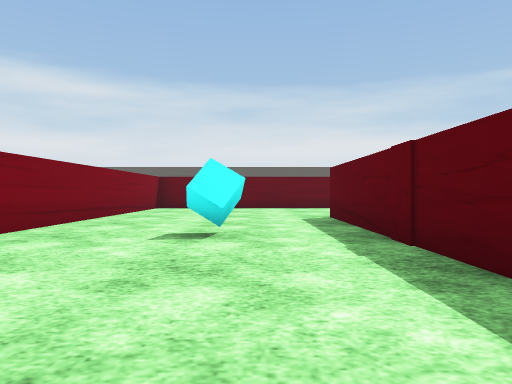
View 1 (above)

16 first-person views from a walk through a Unity game level. The camera is 0.51 m above the floor, looks level and sees 70° across. The floor is counted in squares, 1 m on a side. Each view is taken from the middle of a square. On the plan, view 1 faces up. The plan holds only what a view shows up to about 9 squares ahead; the rest is blank. The place goes on beyond the plan. The player character is not drawn. Some surface patterns are stand-ins.

View 2
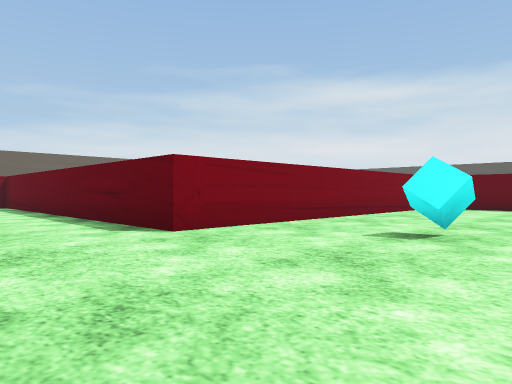

View 3
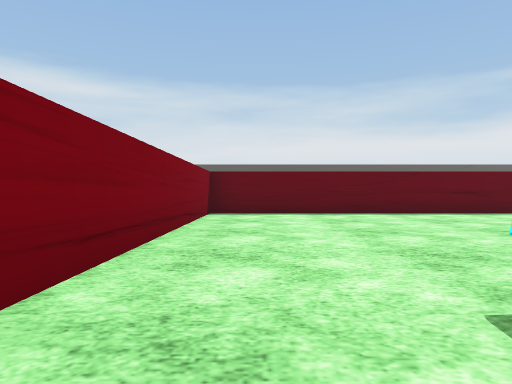

View 4
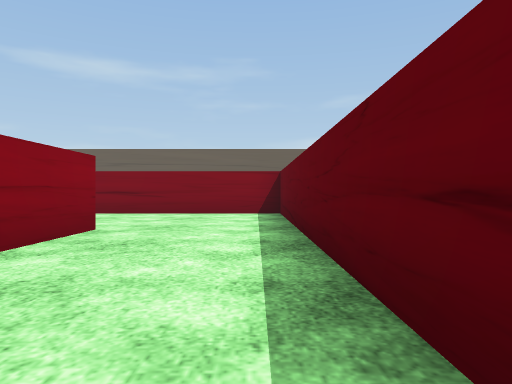

View 5
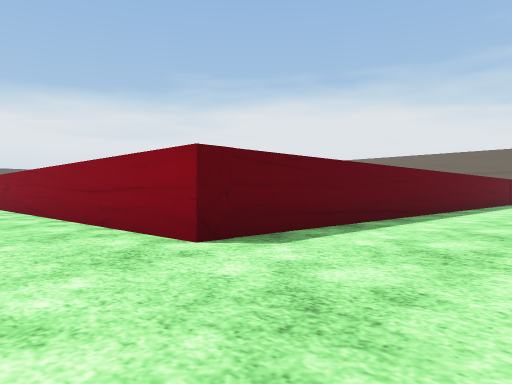

View 6
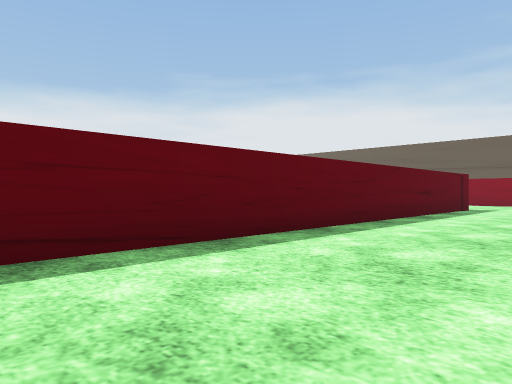

View 7
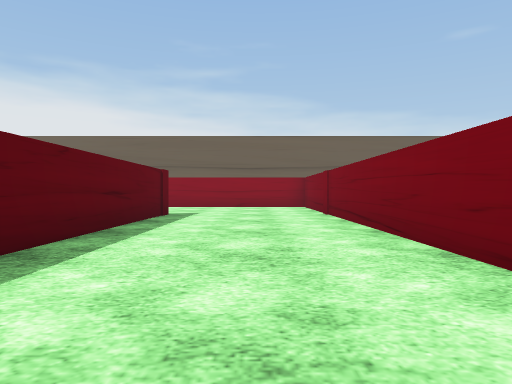

View 8
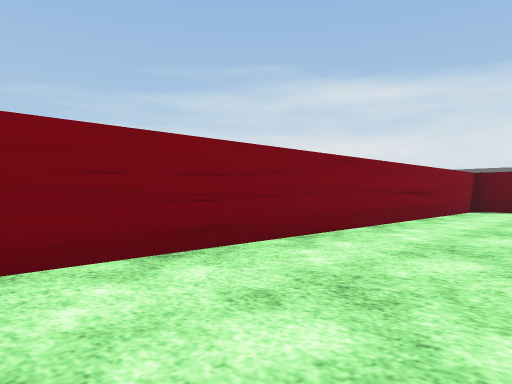

View 9
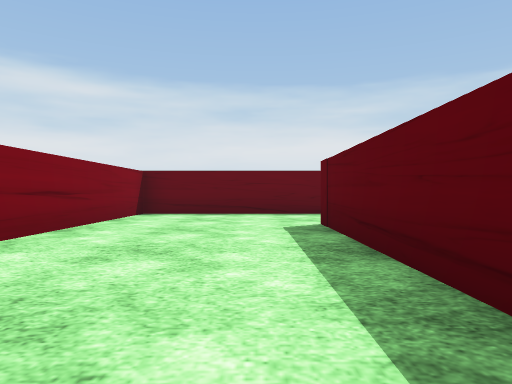

View 10
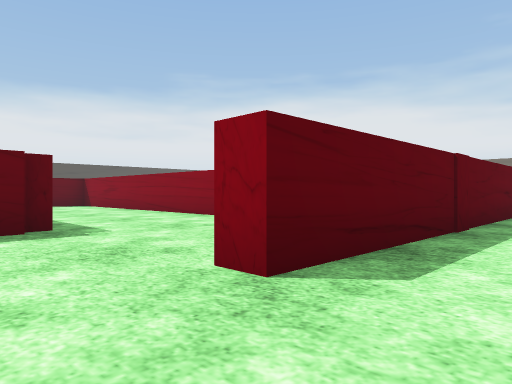

View 11
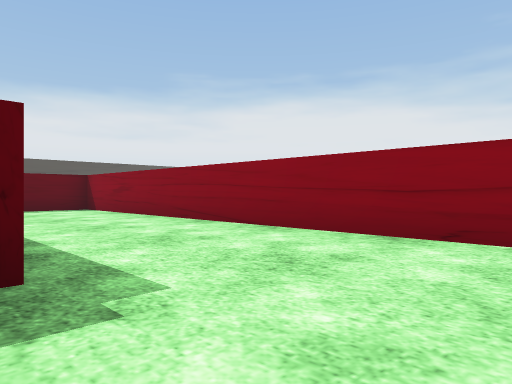

View 12
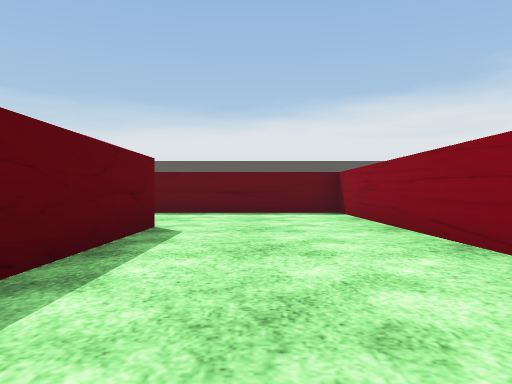

View 13
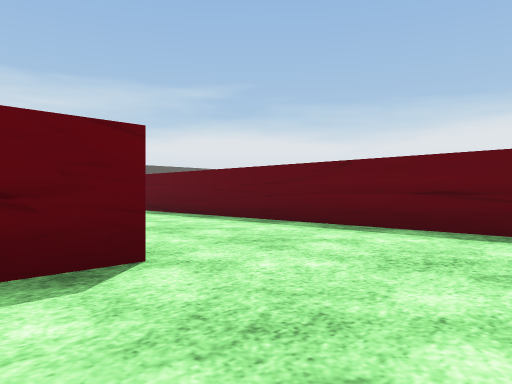

View 14
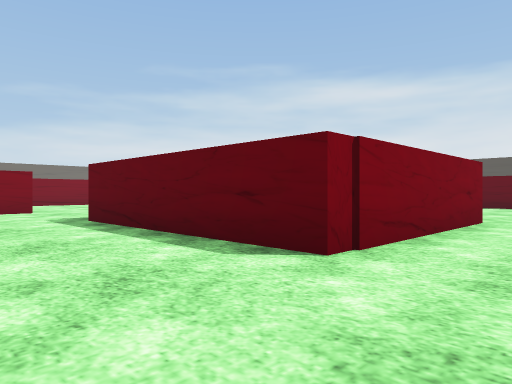

View 15
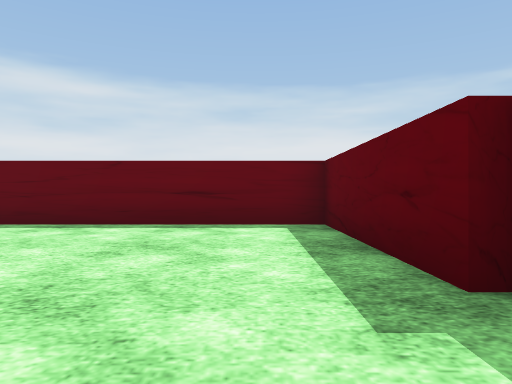

View 16
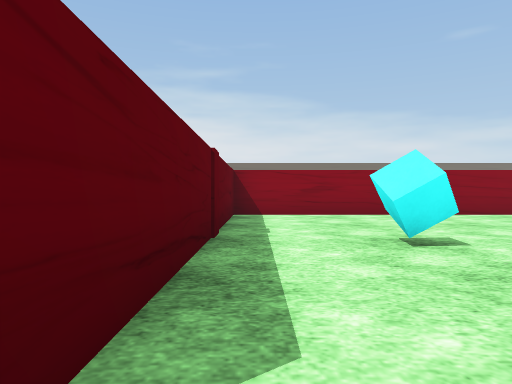

### Floor plan
Points are (right, up) in squares from view 1. A wall is a line through its corners. A room is listed if a view was taken in it or the views show most of it. See-through windows are left out.
Room 1 (views 1, 2, 3, 4, 5, 6, 7, 8, 9, 10, 11, 16)
walls: (-12.6, -9.2) (-12.6, -15.8); (5.1, 7.8) (5.1, 11.7) (-3.1, 11.7) (-3.1, 2.6) (-12.6, 2.6) (-12.6, -7.6); (-9, -15.4) (-9, -0.2) (1.5, -0.2) (1.5, 7.4) (2, 7.4)
ways out: opening at (3.5, 7.5) to room 2; opening at (-9, -16)
objects: cyan cube (0, 4)
Room 2 (views 12, 13, 14, 15)
walls: (10.4, 12) (10.4, 7.5) (5.3, 7.5) (5.3, 7.9); (3.6, 3.9) (14, 3.9) (14, 12.5); (2, 7.4) (2, 6.8)
ways out: opening at (3.5, 7.5) to room 1; gap at (10, 12)

Positions as (right, up) in squares from view 1, and headings:
1: (0, 0), facing up
2: (1, 0), facing up-left
3: (-2, 3), facing up
4: (-4, 2), facing left
5: (-12, 2), facing down-right
6: (-12, -4), facing down-right
7: (-11, -7), facing down
8: (-10, -8), facing up-left
9: (-10, -6), facing up
10: (0, 9), facing down-right
11: (3, 8), facing down-right
12: (5, 6), facing right
13: (9, 5), facing up-right
14: (12, 5), facing up-left
15: (4, 6), facing up
16: (1, 8), facing down
